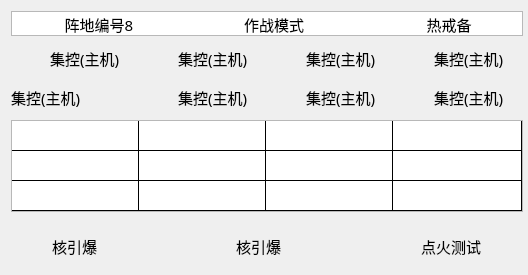
   <widget class="QWidget" name="verticalWidget_6" native="true">
    <property name="geometry">
     <rect>
      <x>1061</x>
      <y>385</y>
      <width>528</width>
      <height>275</height>
     </rect>
    </property>
    <property name="sizePolicy">
     <sizepolicy hsizetype="Preferred" vsizetype="Preferred">
      <horstretch>0</horstretch>
      <verstretch>0</verstretch>
     </sizepolicy>
    </property>
    <property name="minimumSize">
     <size>
      <width>528</width>
      <height>275</height>
     </size>
    </property>
    <property name="maximumSize">
     <size>
      <width>528</width>
      <height>275</height>
     </size>
    </property>
    <layout class="QGridLayout" name="gridLayout_18">
     <item row="2" column="0">
      <layout class="QHBoxLayout" name="horizontalLayout_19">
       <item>
        <widget class="QLabel" name="label_609">
         <property name="minimumSize">
          <size>
           <width>82</width>
           <height>33</height>
          </size>
         </property>
         <property name="maximumSize">
          <size>
           <width>90</width>
           <height>33</height>
          </size>
         </property>
         <property name="font">
          <font>
           <family>宋体</family>
           <pointsize>11</pointsize>
          </font>
         </property>
         <property name="text">
          <string>集控(主机)</string>
         </property>
        </widget>
       </item>
       <item>
        <widget class="QLabel" name="label_610">
         <property name="minimumSize">
          <size>
           <width>33</width>
           <height>33</height>
          </size>
         </property>
         <property name="maximumSize">
          <size>
           <width>33</width>
           <height>33</height>
          </size>
         </property>
         <property name="styleSheet">
          <string notr="true"/>
         </property>
         <property name="text">
          <string/>
         </property>
        </widget>
       </item>
       <item>
        <widget class="QLabel" name="label_611">
         <property name="minimumSize">
          <size>
           <width>33</width>
           <height>33</height>
          </size>
         </property>
         <property name="maximumSize">
          <size>
           <width>33</width>
           <height>33</height>
          </size>
         </property>
         <property name="styleSheet">
          <string notr="true">border-image: url(:/img/false.png);</string>
         </property>
         <property name="text">
          <string/>
         </property>
        </widget>
       </item>
       <item>
        <widget class="QLabel" name="label_612">
         <property name="minimumSize">
          <size>
           <width>82</width>
           <height>33</height>
          </size>
         </property>
         <property name="maximumSize">
          <size>
           <width>90</width>
           <height>33</height>
          </size>
         </property>
         <property name="font">
          <font>
           <family>宋体</family>
           <pointsize>11</pointsize>
          </font>
         </property>
         <property name="text">
          <string>集控(主机)</string>
         </property>
        </widget>
       </item>
       <item>
        <widget class="QLabel" name="label_613">
         <property name="minimumSize">
          <size>
           <width>33</width>
           <height>33</height>
          </size>
         </property>
         <property name="maximumSize">
          <size>
           <width>33</width>
           <height>33</height>
          </size>
         </property>
         <property name="styleSheet">
          <string notr="true">border-image: url(:/img/false.png);</string>
         </property>
         <property name="text">
          <string/>
         </property>
        </widget>
       </item>
       <item>
        <widget class="QLabel" name="label_614">
         <property name="minimumSize">
          <size>
           <width>82</width>
           <height>33</height>
          </size>
         </property>
         <property name="maximumSize">
          <size>
           <width>90</width>
           <height>33</height>
          </size>
         </property>
         <property name="font">
          <font>
           <family>宋体</family>
           <pointsize>11</pointsize>
          </font>
         </property>
         <property name="text">
          <string>集控(主机)</string>
         </property>
        </widget>
       </item>
       <item>
        <widget class="QLabel" name="label_615">
         <property name="minimumSize">
          <size>
           <width>33</width>
           <height>33</height>
          </size>
         </property>
         <property name="maximumSize">
          <size>
           <width>33</width>
           <height>33</height>
          </size>
         </property>
         <property name="styleSheet">
          <string notr="true">border-image: url(:/img/false.png);</string>
         </property>
         <property name="text">
          <string/>
         </property>
        </widget>
       </item>
       <item>
        <widget class="QLabel" name="label_616">
         <property name="minimumSize">
          <size>
           <width>82</width>
           <height>33</height>
          </size>
         </property>
         <property name="maximumSize">
          <size>
           <width>90</width>
           <height>33</height>
          </size>
         </property>
         <property name="font">
          <font>
           <family>宋体</family>
           <pointsize>11</pointsize>
          </font>
         </property>
         <property name="text">
          <string>集控(主机)</string>
         </property>
        </widget>
       </item>
      </layout>
     </item>
     <item row="3" column="0">
      <widget class="QTableWidget" name="tableWidget_23">
       <property name="sizePolicy">
        <sizepolicy hsizetype="Preferred" vsizetype="Preferred">
         <horstretch>0</horstretch>
         <verstretch>0</verstretch>
        </sizepolicy>
       </property>
       <property name="minimumSize">
        <size>
         <width>512</width>
         <height>92</height>
        </size>
       </property>
       <property name="maximumSize">
        <size>
         <width>512</width>
         <height>92</height>
        </size>
       </property>
       <property name="styleSheet">
        <string notr="true">gridline-color: rgb(0, 0, 0);</string>
       </property>
       <property name="verticalScrollBarPolicy">
        <enum>Qt::ScrollBarAlwaysOff</enum>
       </property>
       <property name="horizontalScrollBarPolicy">
        <enum>Qt::ScrollBarAlwaysOff</enum>
       </property>
       <property name="rowCount">
        <number>3</number>
       </property>
       <property name="columnCount">
        <number>4</number>
       </property>
       <attribute name="horizontalHeaderVisible">
        <bool>false</bool>
       </attribute>
       <attribute name="horizontalHeaderDefaultSectionSize">
        <number>127</number>
       </attribute>
       <attribute name="horizontalHeaderMinimumSectionSize">
        <number>127</number>
       </attribute>
       <attribute name="horizontalHeaderStretchLastSection">
        <bool>true</bool>
       </attribute>
       <attribute name="verticalHeaderVisible">
        <bool>false</bool>
       </attribute>
       <attribute name="verticalHeaderDefaultSectionSize">
        <number>30</number>
       </attribute>
       <attribute name="verticalHeaderMinimumSectionSize">
        <number>30</number>
       </attribute>
       <attribute name="verticalHeaderStretchLastSection">
        <bool>true</bool>
       </attribute>
       <row/>
       <row/>
       <row/>
       <column/>
       <column/>
       <column/>
       <column/>
      </widget>
     </item>
     <item row="0" column="0">
      <widget class="QTableWidget" name="tableWidget_6">
       <property name="minimumSize">
        <size>
         <width>512</width>
         <height>25</height>
        </size>
       </property>
       <property name="maximumSize">
        <size>
         <width>512</width>
         <height>25</height>
        </size>
       </property>
       <property name="styleSheet">
        <string notr="true">gridline-color: rgba(255, 255, 255, 0);</string>
       </property>
       <property name="verticalScrollBarPolicy">
        <enum>Qt::ScrollBarAlwaysOff</enum>
       </property>
       <property name="horizontalScrollBarPolicy">
        <enum>Qt::ScrollBarAlwaysOff</enum>
       </property>
       <property name="rowCount">
        <number>1</number>
       </property>
       <property name="columnCount">
        <number>3</number>
       </property>
       <attribute name="horizontalHeaderVisible">
        <bool>false</bool>
       </attribute>
       <attribute name="horizontalHeaderDefaultSectionSize">
        <number>175</number>
       </attribute>
       <attribute name="horizontalHeaderMinimumSectionSize">
        <number>175</number>
       </attribute>
       <attribute name="verticalHeaderVisible">
        <bool>false</bool>
       </attribute>
       <attribute name="verticalHeaderDefaultSectionSize">
        <number>25</number>
       </attribute>
       <attribute name="verticalHeaderMinimumSectionSize">
        <number>25</number>
       </attribute>
       <row/>
       <column/>
       <column/>
       <column/>
       <item row="0" column="0">
        <property name="text">
         <string>阵地编号8</string>
        </property>
        <property name="font">
         <font>
          <family>宋体</family>
          <pointsize>11</pointsize>
         </font>
        </property>
        <property name="textAlignment">
         <set>AlignCenter</set>
        </property>
        <property name="background">
         <brush brushstyle="NoBrush">
          <color alpha="255">
           <red>51</red>
           <green>138</green>
           <blue>155</blue>
          </color>
         </brush>
        </property>
       </item>
       <item row="0" column="1">
        <property name="text">
         <string notr="true">作战模式</string>
        </property>
        <property name="font">
         <font>
          <family>宋体</family>
          <pointsize>11</pointsize>
          <weight>50</weight>
          <bold>false</bold>
         </font>
        </property>
        <property name="textAlignment">
         <set>AlignCenter</set>
        </property>
        <property name="background">
         <brush brushstyle="NoBrush">
          <color alpha="255">
           <red>222</red>
           <green>0</green>
           <blue>0</blue>
          </color>
         </brush>
        </property>
       </item>
       <item row="0" column="2">
        <property name="text">
         <string>热戒备</string>
        </property>
        <property name="font">
         <font>
          <family>宋体</family>
          <pointsize>11</pointsize>
         </font>
        </property>
        <property name="textAlignment">
         <set>AlignCenter</set>
        </property>
       </item>
      </widget>
     </item>
     <item row="4" column="0">
      <spacer name="verticalSpacer_6">
       <property name="orientation">
        <enum>Qt::Vertical</enum>
       </property>
       <property name="sizeHint" stdset="0">
        <size>
         <width>20</width>
         <height>40</height>
        </size>
       </property>
      </spacer>
     </item>
     <item row="5" column="0">
      <layout class="QHBoxLayout" name="horizontalLayout_6">
       <item>
        <widget class="QLabel" name="label_617">
         <property name="minimumSize">
          <size>
           <width>35</width>
           <height>35</height>
          </size>
         </property>
         <property name="maximumSize">
          <size>
           <width>35</width>
           <height>35</height>
          </size>
         </property>
         <property name="styleSheet">
          <string notr="true">border-image: url(:/img/pie-NF.png);</string>
         </property>
         <property name="text">
          <string/>
         </property>
        </widget>
       </item>
       <item>
        <widget class="QLabel" name="label_618">
         <property name="minimumSize">
          <size>
           <width>100</width>
           <height>33</height>
          </size>
         </property>
         <property name="maximumSize">
          <size>
           <width>100</width>
           <height>33</height>
          </size>
         </property>
         <property name="font">
          <font>
           <family>宋体</family>
           <pointsize>11</pointsize>
          </font>
         </property>
         <property name="text">
          <string>核引爆</string>
         </property>
        </widget>
       </item>
       <item>
        <widget class="QLabel" name="label_619">
         <property name="minimumSize">
          <size>
           <width>76</width>
           <height>33</height>
          </size>
         </property>
         <property name="maximumSize">
          <size>
           <width>76</width>
           <height>33</height>
          </size>
         </property>
         <property name="styleSheet">
          <string notr="true">border-image: url(:/img/Off-NP.png);</string>
         </property>
         <property name="text">
          <string/>
         </property>
        </widget>
       </item>
       <item>
        <widget class="QLabel" name="label_620">
         <property name="minimumSize">
          <size>
           <width>100</width>
           <height>33</height>
          </size>
         </property>
         <property name="maximumSize">
          <size>
           <width>100</width>
           <height>33</height>
          </size>
         </property>
         <property name="font">
          <font>
           <family>宋体</family>
           <pointsize>11</pointsize>
          </font>
         </property>
         <property name="text">
          <string>核引爆</string>
         </property>
        </widget>
       </item>
       <item>
        <widget class="QLabel" name="label_621">
         <property name="minimumSize">
          <size>
           <width>76</width>
           <height>33</height>
          </size>
         </property>
         <property name="maximumSize">
          <size>
           <width>76</width>
           <height>33</height>
          </size>
         </property>
         <property name="styleSheet">
          <string notr="true">border-image: url(:/img/Off-NP.png);</string>
         </property>
         <property name="text">
          <string/>
         </property>
        </widget>
       </item>
       <item>
        <widget class="QLabel" name="label_622">
         <property name="minimumSize">
          <size>
           <width>100</width>
           <height>33</height>
          </size>
         </property>
         <property name="maximumSize">
          <size>
           <width>100</width>
           <height>33</height>
          </size>
         </property>
         <property name="font">
          <font>
           <family>宋体</family>
           <pointsize>11</pointsize>
          </font>
         </property>
         <property name="text">
          <string>点火测试</string>
         </property>
        </widget>
       </item>
      </layout>
     </item>
     <item row="1" column="0">
      <layout class="QHBoxLayout" name="horizontalLayout_20">
       <item>
        <widget class="QLabel" name="label_601">
         <property name="minimumSize">
          <size>
           <width>33</width>
           <height>33</height>
          </size>
         </property>
         <property name="maximumSize">
          <size>
           <width>33</width>
           <height>33</height>
          </size>
         </property>
         <property name="styleSheet">
          <string notr="true">border-image: url(:/img/false.png);</string>
         </property>
         <property name="text">
          <string/>
         </property>
        </widget>
       </item>
       <item>
        <widget class="QLabel" name="label_602">
         <property name="minimumSize">
          <size>
           <width>82</width>
           <height>33</height>
          </size>
         </property>
         <property name="maximumSize">
          <size>
           <width>90</width>
           <height>33</height>
          </size>
         </property>
         <property name="font">
          <font>
           <family>宋体</family>
           <pointsize>11</pointsize>
          </font>
         </property>
         <property name="text">
          <string>集控(主机)</string>
         </property>
        </widget>
       </item>
       <item>
        <widget class="QLabel" name="label_603">
         <property name="minimumSize">
          <size>
           <width>33</width>
           <height>33</height>
          </size>
         </property>
         <property name="maximumSize">
          <size>
           <width>33</width>
           <height>33</height>
          </size>
         </property>
         <property name="styleSheet">
          <string notr="true">border-image: url(:/img/false.png);</string>
         </property>
         <property name="text">
          <string/>
         </property>
        </widget>
       </item>
       <item>
        <widget class="QLabel" name="label_604">
         <property name="minimumSize">
          <size>
           <width>82</width>
           <height>33</height>
          </size>
         </property>
         <property name="maximumSize">
          <size>
           <width>90</width>
           <height>33</height>
          </size>
         </property>
         <property name="font">
          <font>
           <family>宋体</family>
           <pointsize>11</pointsize>
          </font>
         </property>
         <property name="text">
          <string>集控(主机)</string>
         </property>
        </widget>
       </item>
       <item>
        <widget class="QLabel" name="label_605">
         <property name="minimumSize">
          <size>
           <width>33</width>
           <height>33</height>
          </size>
         </property>
         <property name="maximumSize">
          <size>
           <width>33</width>
           <height>33</height>
          </size>
         </property>
         <property name="styleSheet">
          <string notr="true">border-image: url(:/img/false.png);</string>
         </property>
         <property name="text">
          <string/>
         </property>
        </widget>
       </item>
       <item>
        <widget class="QLabel" name="label_606">
         <property name="minimumSize">
          <size>
           <width>82</width>
           <height>33</height>
          </size>
         </property>
         <property name="maximumSize">
          <size>
           <width>90</width>
           <height>33</height>
          </size>
         </property>
         <property name="font">
          <font>
           <family>宋体</family>
           <pointsize>11</pointsize>
          </font>
         </property>
         <property name="text">
          <string>集控(主机)</string>
         </property>
        </widget>
       </item>
       <item>
        <widget class="QLabel" name="label_607">
         <property name="minimumSize">
          <size>
           <width>33</width>
           <height>33</height>
          </size>
         </property>
         <property name="maximumSize">
          <size>
           <width>33</width>
           <height>33</height>
          </size>
         </property>
         <property name="styleSheet">
          <string notr="true">border-image: url(:/img/false.png);</string>
         </property>
         <property name="text">
          <string/>
         </property>
        </widget>
       </item>
       <item>
        <widget class="QLabel" name="label_608">
         <property name="minimumSize">
          <size>
           <width>82</width>
           <height>33</height>
          </size>
         </property>
         <property name="maximumSize">
          <size>
           <width>90</width>
           <height>33</height>
          </size>
         </property>
         <property name="font">
          <font>
           <family>宋体</family>
           <pointsize>11</pointsize>
          </font>
         </property>
         <property name="text">
          <string>集控(主机)</string>
         </property>
        </widget>
       </item>
      </layout>
     </item>
    </layout>
   </widget>
